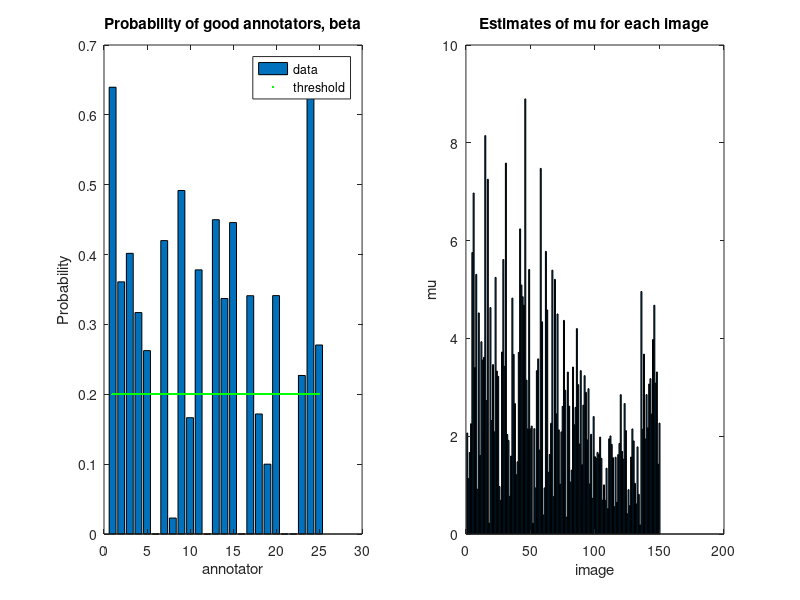

MATLAB code to generate this figure:
% Steve Macenski (c) 2017

% EM Algorithm for good/bad annotations from mechanical turk
clc;clear all;clf;
load('annotation_data.mat');

% constants, first 2 can't be derived since constant # per person can't be
% generally assumed
NOTES_PER_IM = 5; 
NOTES_PER_PERSON = 30;
NUM_NOTES = size(annotation_scores,1);
NUM_ANNOTATORS = length(unique(annotator_ids,'rows'));
NUM_IMAGES = length(unique(image_ids,'rows'));
SCORE_RANGE = range(ceil(annotation_scores));

% initialization
m_ = -1*ones(NUM_ANNOTATORS,1); %bool 0 or 1 for good annotator 
beta = .3*ones(NUM_ANNOTATORS,1); %Prob of annotator is good
sigma = .8; % std of image annotation, constant
mu = .4*ones(NUM_IMAGES,1); % mean of image annotation
alpha = zeros(NUM_IMAGES,NUM_ANNOTATORS); % alpha matrix

% EM
for STEP = 1:5

    % E: estimate
    for each = 1:NUM_NOTES
        n = image_ids(each);
        m = annotator_ids(each);
        score = annotation_scores(each);
        alpha(n,m) = ( beta(m) * normpdf(score,mu(n),sigma) )  /  ...
            (   beta(m) * normpdf(score,mu(n),sigma) + ((1-beta(m))/SCORE_RANGE) );
    end
    
    % M: find mu, sigma, beta
    for n = 1:NUM_IMAGES
       im_scores = annotation_scores(image_ids == n);
       people = annotator_ids(image_ids == n);
       alpha_subset = alpha(n, people);
       x_Ta = im_scores' .* alpha_subset;
       mu(n) = sum(x_Ta) / sum(alpha_subset);
    end
        
    sig = 0;
    for i = 1:NUM_NOTES
       n = image_ids(i);
       m = annotator_ids(i);
       score = annotation_scores(i);       
       sig = sig + alpha(n,m)*(score-mu(n))^2;
    end
    alphasum = sum(sum(alpha));
    sigma = sqrt(sig/alphasum);
    
    for m = 1:NUM_ANNOTATORS
      noter_sum = sum(alpha(:,m));
      beta(m) = noter_sum / NOTES_PER_PERSON;
    end
end

% return indices of bad annotators, sigma, and mu plot
for m = 1:length(beta)
    if beta(m) < .2
        m_(m) = 0;
    else
        m_(m) = 1;
    end
end

bad_annotators = find(m_==0)'
sigma
figure(1); hold on;
subplot(1,2,1)
bar(1:size(beta),beta);hold on;plot(1:.1:size(beta),.2,'g.');legend('data','threshold');
title('Probability of good annotators, beta');xlabel('annotator');ylabel('Probability');
subplot(1,2,2)
bar(1:150,mu(1:150))
title('Estimates of mu for each image');xlabel('image');ylabel('mu');